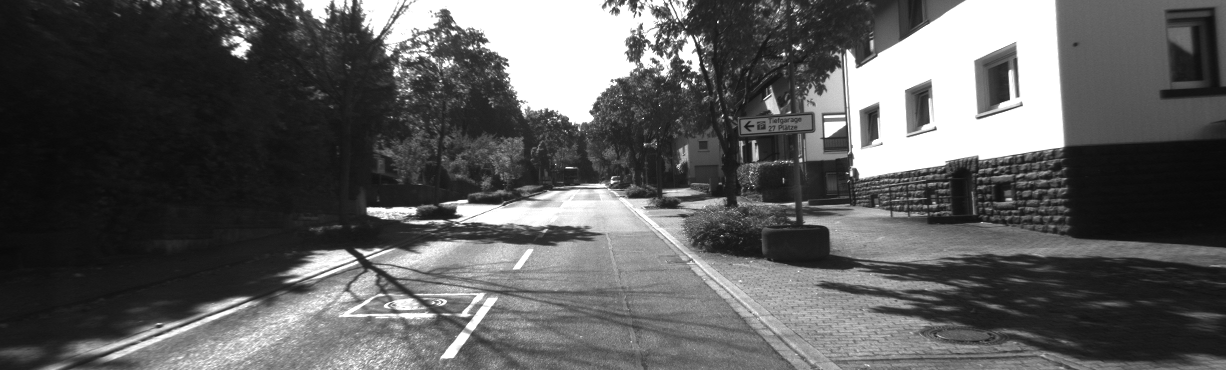
#> input picture stereo-vision-3d/kitti_sample/left.png, 1226 x 370 px
$ python view_stereo_images.py
#> lines starting #> are read from the running program, lines starting #| are printed output that depends on the picture
import cv2
from matplotlib import pyplot as plt

# Load left and right images
left_img = cv2.imread("left.png")
#> left_img is the input picture: shape (370, 1226, 3); min 8, max 255, mean 91.9
right_img = cv2.imread("right.png")
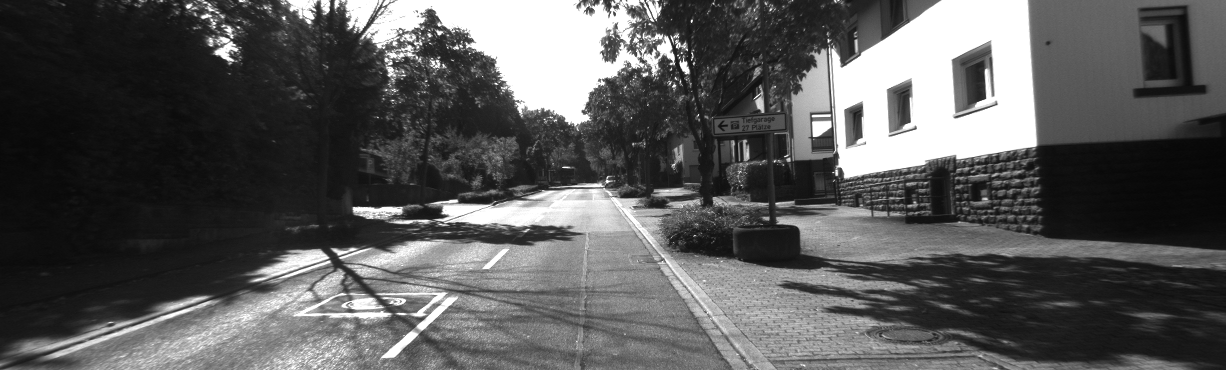
#> input picture stereo-vision-3d/kitti_sample/right.png, 1226 x 370 px
#> right_img is the input picture: shape (370, 1226, 3); min 6, max 255, mean 88.7

# Check that images loaded
if left_img is None or right_img is None:
    print("One or both images not found. Check file names!")
else:
    # Convert from BGR (OpenCV default) to RGB for plotting
    left_rgb = cv2.cvtColor(left_img, cv2.COLOR_BGR2RGB)
    right_rgb = cv2.cvtColor(right_img, cv2.COLOR_BGR2RGB)

    # Display side by side
    plt.figure(figsize=(10,5))
    plt.subplot(1,2,1)
    plt.title("Left Image")
    plt.imshow(left_rgb)
    plt.axis("off")

    plt.subplot(1,2,2)
    plt.title("Right Image")
    plt.imshow(right_rgb)
    plt.axis("off")
    plt.show()
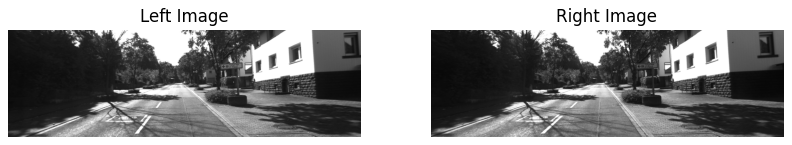
#> figure drawn by matplotlib, 2 panels
